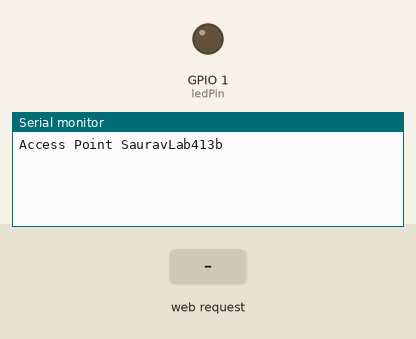
A sketch run on a simulated ESP32. Parts: output pins drawn as LEDs (lit = HIGH), the last lines printed to the serial monitor. The inputs (shaded band) are chosen by the test bench.

Above: at 1.2 s.
1.3 s: HTTP request GET /setDutyCycle?value= received
At 1.7 s:
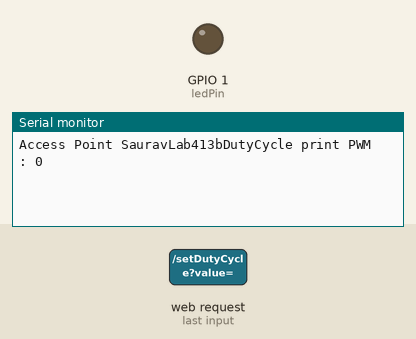
2.8 s: HTTP request GET /setFrequency?value= received
At 3.8 s:
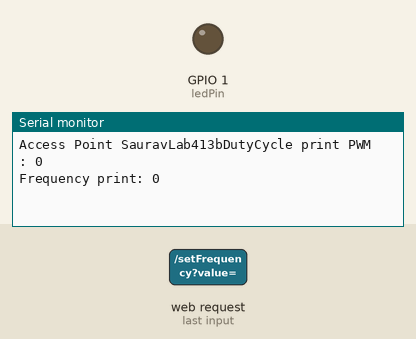

The sketch:

4.1.3b.ino
```cpp
// (licence header left out)
#include "WebpageLab43b.h"
#include "html510.h"
HTML510Server h(80);

const char* ssid = "SauravLab413b";
const char* password = "";
//LEDC
const int ledPin = 1;
const int ledcChannel = 1;
const int ledcResolution = 14;
int currentDutyCycle = 50; // Default duty cycle
int currentFrequency = 15; // Default frequency
void handleRoot(){
 Serial.println("Handling root...");
 h.sendhtml(body);
}

void handle_DutyCycle() {
  int newDutyCycle = h.getVal();
  Serial.print("DutyCycle print PWM : ");
  Serial.println(newDutyCycle);
  ledcWrite(ledcChannel,16383*0.01*newDutyCycle);
  h.sendhtml("");
}

void handleSlider_Freq() {
  int newFrequency = h.getVal();
  ledcSetup(ledcChannel, newFrequency, ledcResolution);
  ledcAttachPin(ledPin, ledcChannel);
  Serial.print("Frequency print: ");
  Serial.println(newFrequency);
  h.sendhtml("");
}

void setup()
{
  pinMode(ledPin, OUTPUT);
  Serial.begin(115200);                 //Selecting a baud rate
  Serial.print("Access Point ");Serial.print(ssid);
  WiFi.softAP(ssid,password);

  WiFi.softAPConfig(IPAddress(192, 168, 5, 2), IPAddress(192, 168, 5, 2), IPAddress(255, 255, 255, 0));
  h.begin();
    //Linking to the Web Page
  h.attachHandler("/setDutyCycle?value=",handle_DutyCycle);
  h.attachHandler("/setFrequency?value=",handleSlider_Freq);
  h.attachHandler("/",handleRoot);

}

void loop() {
  h.serve();
  delay(10);
}
```

WebpageLab43b.h
```cpp
const char body[] PROGMEM = R"===(
<!DOCTYPE html>
<html>
  <body>
    <h1>MEAM510 Lab 4 Q1.3b</h1>
    <p>Duty Cycle Slider</p>
    <input type="range" min="0" max="100" value="50" id="dutyCycle">
    <span id="Duty_Cycle">50</span> Duty cycle <br>
    <p>Frequency Slider</p>
    <input type="range" min="3" max="30" value="15" id="slider_Freq">
    <span id="Frequency">15</span> Frequency <br>

    <script>
      var dutyCycle = document.getElementById("dutyCycle");
      var slider_Freq = document.getElementById("slider_Freq");
      var dutyCycleValue = document.getElementById("Duty_Cycle");
      var frequencyValue = document.getElementById("Frequency");

      dutyCycle.oninput = function() {
        var xhr1 = new XMLHttpRequest();
        xhr1.onreadystatechange = function() {
          if (xhr1.readyState === 4 && xhr1.status === 200) {
            dutyCycleValue.innerHTML = xhr1.responseText;
          }
        };
        xhr1.open("GET", "/setDutyCycle?value=" + dutyCycle.value, true);
        xhr1.send();
      };

      slider_Freq.oninput = function() {
        var xhr2 = new XMLHttpRequest();
        xhr2.onreadystatechange = function() {
          if (xhr2.readyState === 4 && xhr2.status === 200) {
            frequencyValue.innerHTML = xhr2.responseText;
          }
        };
        xhr2.open("GET", "/setFrequency?value=" + slider_Freq.value, true);
        xhr2.send();
      };
    </script>
  </body>
</html>
)===";
```

html510.cpp
```cpp
// (licence header left out)
#include "html510.h"

void HTML510Server::begin(int port){
    server.begin(port);
}

void HTML510Server::attachHandler( String key, void (*handler)() ) {
  char lastchar = key[key.length()-1];
  if (lastchar != ' ' && lastchar != '=')
    key = key + " ";
  handlerptrs[numHandler] = handler;
  handlerpars[numHandler] = "GET "+key;
  numHandler++;
}

void HTML510Server::sendbmp( unsigned char *bmpHeader, int bmpHeadersize, unsigned char *data, int datasize) {
  String s = BMPimageType;
  client.print(s);
  client.write(bmpHeader, bmpHeadersize);
  client.write(data, datasize);
}

//*** HTML text handling routines ****
void HTML510Server::sendhtml(String data) {
  String s = HTMLtextType;
  s = s+data;
  client.print(s);
}

void HTML510Server::sendplain(String data) {
  String s = plaintextType;
  s = s+data;
  client.print(s);
}

String HTML510Server::getText(){
  String txt = "";
  while (client.connected()) {
    if (client.available())  {
      char c = client.read();
      if (c<=' ') break;
      txt += c;
    }
  }
  return txt;
}

int HTML510Server::getVal(){
  String num = "";
  while (client.connected()) {
    if (client.available())  {
      char d = client.read();
      num += d;
      if (d !='-' && (d<'0' || d>'9') ) break;
    }
  }
  return num.toInt();
}

//*** web server hack ***
// Could use Webserver.h routines, but they are 100x  slower, so use a faster hack
// looks for key parameter at beginning of header, ignores everything else
void HTML510Server::serve() {
  int breakflag=0;
  client = server.available();
  if (client)  {
    String currentLine = "";

    while (client.connected()) {
      if (client.available())  {
        char c = client.read();
        //Serial.write(c);
        if (c== '\n') break; // only read 1st line, break & close connection

        currentLine += c;
        for (int i=0;i<numHandler; i++){
          if(currentLine.startsWith(handlerpars[i])) {
            (*handlerptrs[i])();
            client.stop();    // found one, so close the connection
            return ;
          }
        }
      }
    }
    client.stop();    // Close the connection
  }
}
```

html510.h
```cpp
/*
 * header for MEAM510 hacks for web interface
 * Nov 2021
 * Use at your own risk
 *
 */

#ifndef HTML510SERVER_h
#define HTML510SERVER_h

#include <WiFi.h>
#include <WiFiClient.h>
const char HTMLtextType[] PROGMEM = R"===(HTTP/1.1 200 OK
Content-type:text/html

)==="; // note last newline is important

// cache-control important for streaming images
const char BMPimageType[] PROGMEM = R"===(HTTP/1.1 200 OK
Content-type:image/bmp
Cache-control: no-cache, no-store, must-revalidate

)==="; // note last newline is important

const char plaintextType[] PROGMEM = R"===(HTTP/1.1 200 OK
Content-type:text/plain

)==="; // note last newline is important


class HTML510Server
{
private:
  WiFiClient client;
  WiFiServer server;

  #define MAXHANDLERS 30
  int numHandler=0;
  void (*handlerptrs[MAXHANDLERS])();
  String handlerpars[MAXHANDLERS];

public:
  HTML510Server(int port): server(port) // default constructor
  {
  }
  void begin(int port=80);
  void attachHandler(String key, void (*handler)());
  void serve();
  void sendhtml(String data) ;
  void sendplain(String data);
  void sendbmp( unsigned char *bmpHeader, int bmpHeadersize, unsigned char *data, int datasize);
  String getText();
  int getVal();
};

#endif
```

Measured:
- after the input at 1.3 s, the serial monitor: prints a new line at once (image 1)
- after the input at 2.8 s, the serial monitor: prints a new line at once (image 2)
